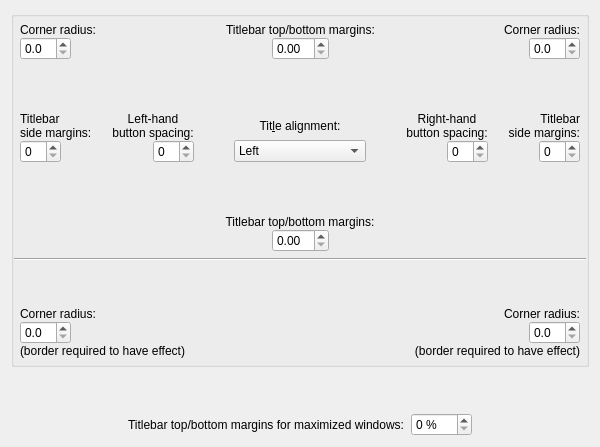
     <widget class="QWidget" name="tab_alignment_spacing">
      <attribute name="title">
       <string>Alignment &amp;&amp; S&amp;pacing</string>
      </attribute>
      <layout class="QGridLayout" name="gridLayout_6">
       <item row="0" column="0" colspan="3">
        <widget class="QGroupBox" name="window_groupbox">
         <property name="title">
          <string/>
         </property>
         <property name="flat">
          <bool>false</bool>
         </property>
         <layout class="QVBoxLayout" name="verticalLayout_6">
          <property name="spacing">
           <number>0</number>
          </property>
          <property name="leftMargin">
           <number>0</number>
          </property>
          <property name="topMargin">
           <number>0</number>
          </property>
          <property name="rightMargin">
           <number>0</number>
          </property>
          <property name="bottomMargin">
           <number>0</number>
          </property>
          <item>
           <layout class="QVBoxLayout" name="verticalLayout_7">
            <item>
             <layout class="QGridLayout" name="gridLayout_8">
              <property name="leftMargin">
               <number>6</number>
              </property>
              <property name="topMargin">
               <number>6</number>
              </property>
              <property name="rightMargin">
               <number>6</number>
              </property>
              <property name="bottomMargin">
               <number>6</number>
              </property>
              <item row="2" column="8">
               <widget class="QDoubleSpinBox" name="cornerRadius_2">
                <property name="decimals">
                 <number>1</number>
                </property>
                <property name="maximum">
                 <double>12.000000000000000</double>
                </property>
                <property name="singleStep">
                 <double>0.100000000000000</double>
                </property>
               </widget>
              </item>
              <item row="2" column="5" colspan="2">
               <spacer name="horizontalSpacer_46">
                <property name="orientation">
                 <enum>Qt::Horizontal</enum>
                </property>
                <property name="sizeHint" stdset="0">
                 <size>
                  <width>40</width>
                  <height>20</height>
                 </size>
                </property>
               </spacer>
              </item>
              <item row="2" column="4">
               <widget class="QDoubleSpinBox" name="titlebarTopBottomMargins">
                <property name="enabled">
                 <bool>true</bool>
                </property>
                <property name="maximum">
                 <double>25.000000000000000</double>
                </property>
                <property name="singleStep">
                 <double>0.050000000000000</double>
                </property>
               </widget>
              </item>
              <item row="2" column="0">
               <widget class="QDoubleSpinBox" name="cornerRadius">
                <property name="decimals">
                 <number>1</number>
                </property>
                <property name="maximum">
                 <double>12.000000000000000</double>
                </property>
                <property name="singleStep">
                 <double>0.100000000000000</double>
                </property>
               </widget>
              </item>
              <item row="2" column="2" colspan="2">
               <spacer name="horizontalSpacer_43">
                <property name="orientation">
                 <enum>Qt::Horizontal</enum>
                </property>
                <property name="sizeHint" stdset="0">
                 <size>
                  <width>40</width>
                  <height>20</height>
                 </size>
                </property>
               </spacer>
              </item>
              <item row="2" column="1">
               <spacer name="horizontalSpacer_3">
                <property name="orientation">
                 <enum>Qt::Horizontal</enum>
                </property>
                <property name="sizeHint" stdset="0">
                 <size>
                  <width>40</width>
                  <height>20</height>
                 </size>
                </property>
               </spacer>
              </item>
              <item row="2" column="7">
               <spacer name="horizontalSpacer_7">
                <property name="orientation">
                 <enum>Qt::Horizontal</enum>
                </property>
                <property name="sizeHint" stdset="0">
                 <size>
                  <width>40</width>
                  <height>20</height>
                 </size>
                </property>
               </spacer>
              </item>
              <item row="0" column="0" rowspan="2" colspan="2">
               <widget class="QLabel" name="label_14">
                <property name="text">
                 <string>Corner radius:</string>
                </property>
                <property name="buddy">
                 <cstring>cornerRadius</cstring>
                </property>
               </widget>
              </item>
              <item row="0" column="2" rowspan="2" colspan="5">
               <widget class="QLabel" name="label_13">
                <property name="text">
                 <string>Titlebar top/bottom margins:</string>
                </property>
                <property name="alignment">
                 <set>Qt::AlignCenter</set>
                </property>
                <property name="buddy">
                 <cstring>titlebarTopBottomMargins</cstring>
                </property>
               </widget>
              </item>
              <item row="0" column="7" rowspan="2" colspan="2">
               <widget class="QLabel" name="label_17">
                <property name="text">
                 <string>Corner radius:</string>
                </property>
                <property name="alignment">
                 <set>Qt::AlignRight|Qt::AlignTrailing|Qt::AlignVCenter</set>
                </property>
                <property name="buddy">
                 <cstring>cornerRadius_2</cstring>
                </property>
               </widget>
              </item>
             </layout>
            </item>
            <item>
             <spacer name="verticalSpacer_4">
              <property name="orientation">
               <enum>Qt::Vertical</enum>
              </property>
              <property name="sizeType">
               <enum>QSizePolicy::Expanding</enum>
              </property>
              <property name="sizeHint" stdset="0">
               <size>
                <width>20</width>
                <height>40</height>
               </size>
              </property>
             </spacer>
            </item>
            <item>
             <layout class="QGridLayout" name="gridLayout_3">
              <property name="leftMargin">
               <number>6</number>
              </property>
              <property name="topMargin">
               <number>6</number>
              </property>
              <property name="rightMargin">
               <number>6</number>
              </property>
              <property name="bottomMargin">
               <number>6</number>
              </property>
              <property name="verticalSpacing">
               <number>0</number>
              </property>
              <item row="0" column="11" colspan="2">
               <widget class="QLabel" name="label_7">
                <property name="text">
                 <string>Right-hand
button spacing:</string>
                </property>
                <property name="alignment">
                 <set>Qt::AlignCenter</set>
                </property>
                <property name="buddy">
                 <cstring>buttonSpacingRight</cstring>
                </property>
               </widget>
              </item>
              <item row="1" column="14">
               <spacer name="horizontalSpacer_13">
                <property name="orientation">
                 <enum>Qt::Horizontal</enum>
                </property>
                <property name="sizeType">
                 <enum>QSizePolicy::Expanding</enum>
                </property>
                <property name="sizeHint" stdset="0">
                 <size>
                  <width>20</width>
                  <height>20</height>
                 </size>
                </property>
               </spacer>
              </item>
              <item row="1" column="7">
               <spacer name="horizontalSpacer_6">
                <property name="orientation">
                 <enum>Qt::Horizontal</enum>
                </property>
                <property name="sizeHint" stdset="0">
                 <size>
                  <width>20</width>
                  <height>20</height>
                 </size>
                </property>
               </spacer>
              </item>
              <item row="1" column="15">
               <widget class="QSpinBox" name="titlebarSideMargins_2">
                <property name="enabled">
                 <bool>true</bool>
                </property>
                <property name="minimum">
                 <number>0</number>
                </property>
                <property name="maximum">
                 <number>30</number>
                </property>
               </widget>
              </item>
              <item row="1" column="3">
               <spacer name="horizontalSpacer_14">
                <property name="orientation">
                 <enum>Qt::Horizontal</enum>
                </property>
                <property name="sizeType">
                 <enum>QSizePolicy::Expanding</enum>
                </property>
                <property name="sizeHint" stdset="0">
                 <size>
                  <width>20</width>
                  <height>20</height>
                 </size>
                </property>
               </spacer>
              </item>
              <item row="1" column="10">
               <spacer name="horizontalSpacer_20">
                <property name="orientation">
                 <enum>Qt::Horizontal</enum>
                </property>
                <property name="sizeType">
                 <enum>QSizePolicy::Expanding</enum>
                </property>
                <property name="sizeHint" stdset="0">
                 <size>
                  <width>20</width>
                  <height>20</height>
                 </size>
                </property>
               </spacer>
              </item>
              <item row="1" column="5">
               <widget class="QSpinBox" name="buttonSpacingLeft">
                <property name="suffix">
                 <string/>
                </property>
                <property name="prefix">
                 <string/>
                </property>
                <property name="maximum">
                 <number>50</number>
                </property>
               </widget>
              </item>
              <item row="1" column="12">
               <widget class="QSpinBox" name="buttonSpacingRight">
                <property name="suffix">
                 <string/>
                </property>
                <property name="prefix">
                 <string/>
                </property>
                <property name="maximum">
                 <number>50</number>
                </property>
               </widget>
              </item>
              <item row="0" column="4" colspan="2">
               <widget class="QLabel" name="label_8">
                <property name="text">
                 <string>Left-hand
button spacing:</string>
                </property>
                <property name="alignment">
                 <set>Qt::AlignCenter</set>
                </property>
                <property name="buddy">
                 <cstring>buttonSpacingLeft</cstring>
                </property>
               </widget>
              </item>
              <item row="1" column="9">
               <spacer name="horizontalSpacer_22">
                <property name="orientation">
                 <enum>Qt::Horizontal</enum>
                </property>
                <property name="sizeHint" stdset="0">
                 <size>
                  <width>20</width>
                  <height>20</height>
                 </size>
                </property>
               </spacer>
              </item>
              <item row="0" column="14" colspan="2">
               <widget class="QLabel" name="label_11">
                <property name="text">
                 <string>Titlebar
side margins:</string>
                </property>
                <property name="alignment">
                 <set>Qt::AlignRight|Qt::AlignTrailing|Qt::AlignVCenter</set>
                </property>
                <property name="buddy">
                 <cstring>titlebarSideMargins_2</cstring>
                </property>
               </widget>
              </item>
              <item row="0" column="7" colspan="3">
               <widget class="QLabel" name="label_3">
                <property name="text">
                 <string>Tit&amp;le alignment:</string>
                </property>
                <property name="alignment">
                 <set>Qt::AlignCenter</set>
                </property>
                <property name="buddy">
                 <cstring>titleAlignment</cstring>
                </property>
               </widget>
              </item>
              <item row="1" column="13">
               <spacer name="horizontalSpacer_18">
                <property name="orientation">
                 <enum>Qt::Horizontal</enum>
                </property>
                <property name="sizeType">
                 <enum>QSizePolicy::Expanding</enum>
                </property>
                <property name="sizeHint" stdset="0">
                 <size>
                  <width>20</width>
                  <height>20</height>
                 </size>
                </property>
               </spacer>
              </item>
              <item row="1" column="8">
               <widget class="QComboBox" name="titleAlignment">
                <item>
                 <property name="text">
                  <string>Left</string>
                 </property>
                </item>
                <item>
                 <property name="text">
                  <string>Centre</string>
                 </property>
                </item>
                <item>
                 <property name="text">
                  <string>Centre (Full Width)</string>
                 </property>
                </item>
                <item>
                 <property name="text">
                  <string>Right</string>
                 </property>
                </item>
               </widget>
              </item>
              <item row="1" column="0">
               <widget class="QSpinBox" name="titlebarSideMargins">
                <property name="minimum">
                 <number>0</number>
                </property>
                <property name="maximum">
                 <number>30</number>
                </property>
               </widget>
              </item>
              <item row="1" column="6">
               <spacer name="horizontalSpacer_21">
                <property name="orientation">
                 <enum>Qt::Horizontal</enum>
                </property>
                <property name="sizeType">
                 <enum>QSizePolicy::Expanding</enum>
                </property>
                <property name="sizeHint" stdset="0">
                 <size>
                  <width>20</width>
                  <height>20</height>
                 </size>
                </property>
               </spacer>
              </item>
              <item row="0" column="0" colspan="3">
               <widget class="QLabel" name="label_10">
                <property name="text">
                 <string>Titlebar
side margins:</string>
                </property>
                <property name="alignment">
                 <set>Qt::AlignLeading|Qt::AlignLeft|Qt::AlignVCenter</set>
                </property>
                <property name="buddy">
                 <cstring>titlebarSideMargins</cstring>
                </property>
               </widget>
              </item>
              <item row="1" column="4">
               <spacer name="horizontalSpacer_25">
                <property name="orientation">
                 <enum>Qt::Horizontal</enum>
                </property>
                <property name="sizeType">
                 <enum>QSizePolicy::Expanding</enum>
                </property>
                <property name="sizeHint" stdset="0">
                 <size>
                  <width>20</width>
                  <height>20</height>
                 </size>
                </property>
               </spacer>
              </item>
              <item row="1" column="11">
               <spacer name="horizontalSpacer_27">
                <property name="orientation">
                 <enum>Qt::Horizontal</enum>
                </property>
                <property name="sizeType">
                 <enum>QSizePolicy::Expanding</enum>
                </property>
                <property name="sizeHint" stdset="0">
                 <size>
                  <width>20</width>
                  <height>20</height>
                 </size>
                </property>
               </spacer>
              </item>
              <item row="1" column="1" colspan="2">
               <spacer name="horizontalSpacer_4">
                <property name="orientation">
                 <enum>Qt::Horizontal</enum>
                </property>
                <property name="sizeHint" stdset="0">
                 <size>
                  <width>20</width>
                  <height>20</height>
                 </size>
                </property>
               </spacer>
              </item>
             </layout>
            </item>
            <item>
             <spacer name="verticalSpacer_5">
              <property name="orientation">
               <enum>Qt::Vertical</enum>
              </property>
              <property name="sizeType">
               <enum>QSizePolicy::Expanding</enum>
              </property>
              <property name="sizeHint" stdset="0">
               <size>
                <width>20</width>
                <height>40</height>
               </size>
              </property>
             </spacer>
            </item>
            <item>
             <layout class="QGridLayout" name="gridLayout_11">
              <property name="leftMargin">
               <number>6</number>
              </property>
              <property name="topMargin">
               <number>6</number>
              </property>
              <property name="rightMargin">
               <number>6</number>
              </property>
              <property name="bottomMargin">
               <number>6</number>
              </property>
              <item row="1" column="1">
               <spacer name="horizontalSpacer_10">
                <property name="orientation">
                 <enum>Qt::Horizontal</enum>
                </property>
                <property name="sizeHint" stdset="0">
                 <size>
                  <width>40</width>
                  <height>20</height>
                 </size>
                </property>
               </spacer>
              </item>
              <item row="1" column="2">
               <widget class="QDoubleSpinBox" name="titlebarTopBottomMargins_2">
                <property name="enabled">
                 <bool>true</bool>
                </property>
                <property name="maximum">
                 <double>25.000000000000000</double>
                </property>
                <property name="singleStep">
                 <double>0.050000000000000</double>
                </property>
               </widget>
              </item>
              <item row="1" column="0">
               <spacer name="horizontalSpacer_11">
                <property name="orientation">
                 <enum>Qt::Horizontal</enum>
                </property>
                <property name="sizeHint" stdset="0">
                 <size>
                  <width>40</width>
                  <height>20</height>
                 </size>
                </property>
               </spacer>
              </item>
              <item row="1" column="4">
               <spacer name="horizontalSpacer_50">
                <property name="orientation">
                 <enum>Qt::Horizontal</enum>
                </property>
                <property name="sizeHint" stdset="0">
                 <size>
                  <width>40</width>
                  <height>20</height>
                 </size>
                </property>
               </spacer>
              </item>
              <item row="0" column="1" colspan="3">
               <widget class="QLabel" name="label_18">
                <property name="text">
                 <string>Titlebar top/bottom margins:</string>
                </property>
                <property name="alignment">
                 <set>Qt::AlignCenter</set>
                </property>
                <property name="buddy">
                 <cstring>titlebarTopBottomMargins_2</cstring>
                </property>
               </widget>
              </item>
              <item row="1" column="3">
               <spacer name="horizontalSpacer_12">
                <property name="orientation">
                 <enum>Qt::Horizontal</enum>
                </property>
                <property name="sizeHint" stdset="0">
                 <size>
                  <width>40</width>
                  <height>20</height>
                 </size>
                </property>
               </spacer>
              </item>
             </layout>
            </item>
           </layout>
          </item>
          <item>
           <widget class="Line" name="line_2">
            <property name="orientation">
             <enum>Qt::Horizontal</enum>
            </property>
           </widget>
          </item>
          <item>
           <spacer name="verticalSpacer_7">
            <property name="orientation">
             <enum>Qt::Vertical</enum>
            </property>
            <property name="sizeType">
             <enum>QSizePolicy::Expanding</enum>
            </property>
            <property name="sizeHint" stdset="0">
             <size>
              <width>20</width>
              <height>40</height>
             </size>
            </property>
           </spacer>
          </item>
          <item>
           <layout class="QGridLayout" name="gridLayout_9">
            <property name="leftMargin">
             <number>6</number>
            </property>
            <property name="topMargin">
             <number>6</number>
            </property>
            <property name="rightMargin">
             <number>6</number>
            </property>
            <property name="bottomMargin">
             <number>6</number>
            </property>
            <item row="1" column="0" colspan="2">
             <widget class="QDoubleSpinBox" name="cornerRadius_4">
              <property name="decimals">
               <number>1</number>
              </property>
              <property name="maximum">
               <double>12.000000000000000</double>
              </property>
              <property name="singleStep">
               <double>0.100000000000000</double>
              </property>
             </widget>
            </item>
            <item row="0" column="4" colspan="3">
             <widget class="QLabel" name="label_20">
              <property name="text">
               <string>Corner radius:</string>
              </property>
              <property name="alignment">
               <set>Qt::AlignRight|Qt::AlignTrailing|Qt::AlignVCenter</set>
              </property>
              <property name="buddy">
               <cstring>cornerRadius_3</cstring>
              </property>
             </widget>
            </item>
            <item row="2" column="4" colspan="3">
             <widget class="QLabel" name="label_21">
              <property name="text">
               <string>(border required to have effect)</string>
              </property>
              <property name="alignment">
               <set>Qt::AlignRight|Qt::AlignTrailing|Qt::AlignVCenter</set>
              </property>
             </widget>
            </item>
            <item row="2" column="0" colspan="3">
             <widget class="QLabel" name="label_12">
              <property name="text">
               <string>(border required to have effect)</string>
              </property>
             </widget>
            </item>
            <item row="1" column="5" colspan="2">
             <widget class="QDoubleSpinBox" name="cornerRadius_3">
              <property name="decimals">
               <number>1</number>
              </property>
              <property name="maximum">
               <double>12.000000000000000</double>
              </property>
              <property name="singleStep">
               <double>0.100000000000000</double>
              </property>
             </widget>
            </item>
            <item row="0" column="0" colspan="3">
             <widget class="QLabel" name="label_19">
              <property name="text">
               <string>Corner radius:</string>
              </property>
              <property name="buddy">
               <cstring>cornerRadius_4</cstring>
              </property>
             </widget>
            </item>
            <item row="1" column="3">
             <spacer name="horizontalSpacer_8">
              <property name="orientation">
               <enum>Qt::Horizontal</enum>
              </property>
              <property name="sizeHint" stdset="0">
               <size>
                <width>40</width>
                <height>20</height>
               </size>
              </property>
             </spacer>
            </item>
            <item row="1" column="2">
             <spacer name="horizontalSpacer_23">
              <property name="orientation">
               <enum>Qt::Horizontal</enum>
              </property>
              <property name="sizeHint" stdset="0">
               <size>
                <width>40</width>
                <height>20</height>
               </size>
              </property>
             </spacer>
            </item>
            <item row="1" column="4">
             <spacer name="horizontalSpacer_24">
              <property name="orientation">
               <enum>Qt::Horizontal</enum>
              </property>
              <property name="sizeHint" stdset="0">
               <size>
                <width>40</width>
                <height>20</height>
               </size>
              </property>
             </spacer>
            </item>
           </layout>
          </item>
         </layout>
        </widget>
       </item>
       <item row="1" column="0">
        <spacer name="verticalSpacer">
         <property name="orientation">
          <enum>Qt::Vertical</enum>
         </property>
         <property name="sizeType">
          <enum>QSizePolicy::Expanding</enum>
         </property>
         <property name="sizeHint" stdset="0">
          <size>
           <width>20</width>
           <height>40</height>
          </size>
         </property>
        </spacer>
       </item>
       <item row="2" column="1">
        <layout class="QFormLayout" name="formLayout_4">
         <item row="0" column="0">
          <widget class="QLabel" name="label_15">
           <property name="text">
            <string>Titlebar top/bottom margins for maximized windows:</string>
           </property>
           <property name="buddy">
            <cstring>percentMaximizedTopBottomMargins</cstring>
           </property>
          </widget>
         </item>
         <item row="0" column="1">
          <widget class="QSpinBox" name="percentMaximizedTopBottomMargins">
           <property name="suffix">
            <string> %</string>
           </property>
           <property name="maximum">
            <number>100</number>
           </property>
          </widget>
         </item>
        </layout>
       </item>
      </layout>
     </widget>
